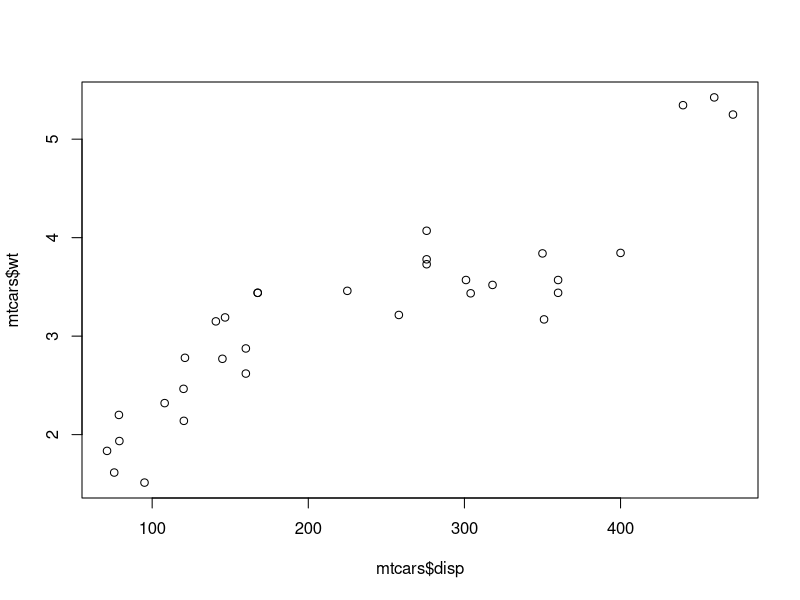

Source code (R):
## ---- chunk 1
data(mtcars)
plot(mtcars$disp,mtcars$wt)
## ---- chunk 2
data(mtcars)
mean(mtcars$mpg)
mean(mtcars$disp)
